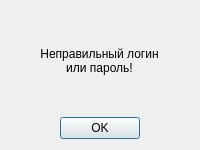
<?xml version="1.0" encoding="UTF-8"?>
<ui version="4.0">
 <class>Dialog</class>
 <widget class="QDialog" name="Dialog">
  <property name="geometry">
   <rect>
    <x>0</x>
    <y>0</y>
    <width>200</width>
    <height>150</height>
   </rect>
  </property>
  <property name="sizePolicy">
   <sizepolicy hsizetype="Fixed" vsizetype="Fixed">
    <horstretch>0</horstretch>
    <verstretch>0</verstretch>
   </sizepolicy>
  </property>
  <property name="minimumSize">
   <size>
    <width>200</width>
    <height>150</height>
   </size>
  </property>
  <property name="maximumSize">
   <size>
    <width>200</width>
    <height>150</height>
   </size>
  </property>
  <property name="windowTitle">
   <string>Dialog</string>
  </property>
  <layout class="QVBoxLayout" name="verticalLayout">
   <item alignment="Qt::AlignmentFlag::AlignHCenter">
    <widget class="QLabel" name="label">
     <property name="minimumSize">
      <size>
       <width>0</width>
       <height>0</height>
      </size>
     </property>
     <property name="text">
      <string>Неправильный логин или пароль!</string>
     </property>
     <property name="alignment">
      <set>Qt::AlignmentFlag::AlignCenter</set>
     </property>
     <property name="wordWrap">
      <bool>true</bool>
     </property>
    </widget>
   </item>
   <item alignment="Qt::AlignmentFlag::AlignHCenter">
    <widget class="QPushButton" name="pushButton">
     <property name="text">
      <string>OK</string>
     </property>
    </widget>
   </item>
  </layout>
 </widget>
 <resources/>
 <connections/>
</ui>
